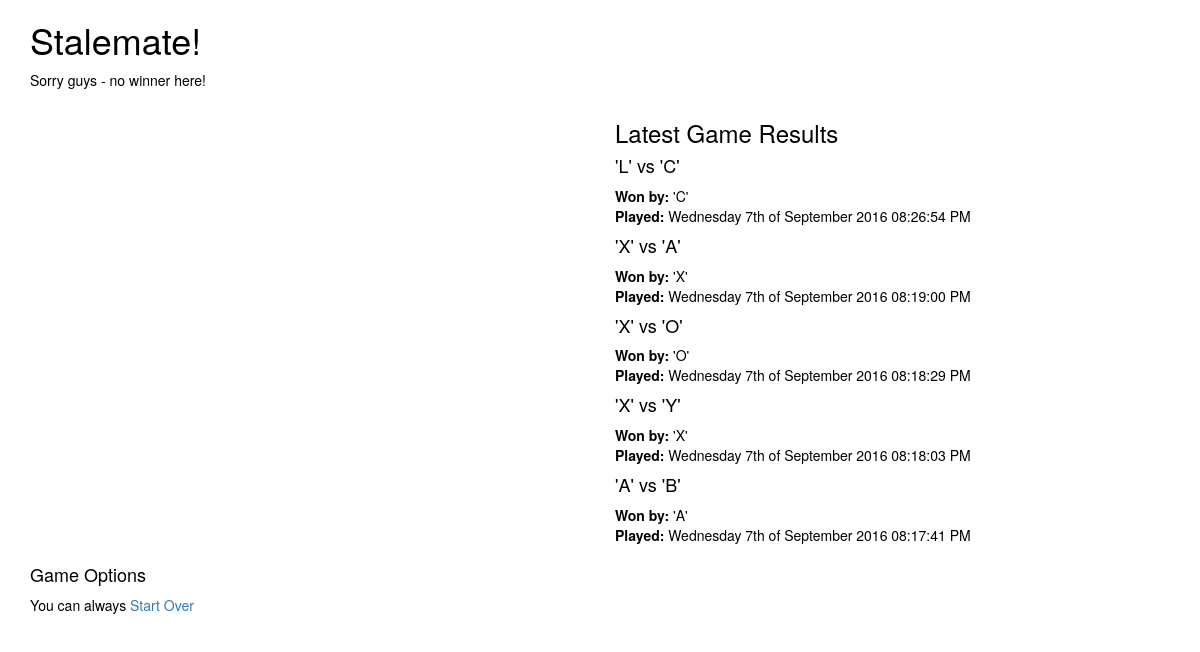
The page /index.php/game/playGame on the database its author committed.
### tables this page shows
CREATE TABLE `summary` (
  `id` int(11) NOT NULL,
  `date_game` int(11) NOT NULL,
  `p1_name` varchar(50) NOT NULL,
  `p2_name` varchar(50) NOT NULL,
  `winner_name` varchar(50) NOT NULL
);

### application/controllers/Game.php (called while the page is built, shortened)
<?php
class Game extends CI_Controller {
		private $X = "X";
		private $O = "O";
        public function __construct()
        {
                $this->load->model('game_model');
                $this->load->model('summary_model');
                $this->load->helper('url_helper');
                $this->load->library('session');
        }
        public function playGame() {
        	$this->sharedGameStuff();
        }
        private function sharedGameStuff() {
        	if($this->session->avail < 1) {
        		$currentTurn = $this->session->turn;
        		$this->checkForWinner($currentTurn);
        	}
        }
        private function stalemate($turn) {
        	$this->session->avail = 0;
        	$data['title'] = 'Tic Tac Toe';
        	$data['player1'] = $this->session->player1;
        	$data['player2'] = $this->session->player2;
        	$data['turn'] = $this->session->turn;
        	$data['grid'] = $this->session->grid;
        	$data['summary'] = $this->summary_model->get_summary();
        	$this->load->view('templates/header', $data);
        	$this->load->view('game/stalemate');
        	$this->load->view('templates/footer');
        }
        private function checkForWinner($currentTurn) {
        	$grid = $this->session->grid;
        	$isSuccessForX = $this->game_model->checkSuccess($grid, $this->X);
        	$isSuccessForO = $this->game_model->checkSuccess($grid, $this->O);
        	$currentTurn = $this->session->turn;
        	if($isSuccessForX > 0 || $isSuccessForO > 0) {
        		$this->saveGameHistory($isSuccessForX, $isSuccessForO);
        		$this->winner($currentTurn);
        	}
        	else {
        		$this->stalemate($currentTurn);
        	}
        }
        private function saveGameHistory($forX, $forO) {
        	if($this->session->finished == 0) {
        		$winner = "Game Drawn";
        		$player1 = $this->session->player1;
        		$player2 = $this->session->player2;
        		$this->summary_model->set_summary($player1, $player2, $winner);
        		$this->session->finished = 1;
        	}
        }
}

### index.php (called while the page is built, shortened)
<?php
require_once BASEPATH.'core/CodeIgniter.php';

### application/models/Summary_model.php (called while the page is built, shortened)
<?php
class Summary_model extends CI_Model {
        public function get_summary ($slug = FALSE) {
        	$query = $this->db->query("select p1_name, p2_name, winner_name, date_game from summary ORDER by date_game DESC LIMIT 5");
            return $query->result_array();
        }
}
?>

### application/views/game/stalemate.php (the view, shortened to what this page needs)
<div class="row">
    <div class="col-sm-12">
<h1> Stalemate! </h1>
<p>
Sorry guys - no winner here!
</p>
</div>
</div>
<div class="row">
    <div class="col-sm-6">
</div>
    <div class="col-sm-6">
    <h3> Latest Game Results </h3>
<?php foreach ($summary as $summary_item): ?>
        <h4><?php echo $summary_item['p1_name']; ?> vs <?php echo $summary_item['p2_name']; ?></h4>
        <div class="main">
                <strong>Won by:</strong> <?php echo $summary_item['winner_name']; ?>
        </div>
		<p> <strong>Played:</strong> <?php echo date('l jS \of F Y h:i:s A', $summary_item['date_game']);?>
<?php endforeach; ?>
    </div>
</div>
<div class="row">
    <div class="col-sm-12">
<h4> Game Options </h4>
<p>
You can always <a href="/tictactoe/index.php/create/">Start Over</a>
</p>
</div>

### application/views/templates/header.php (shortened to what this page needs)
<!DOCTYPE html>
<html lang="en">
<head>
  <link rel="stylesheet" href="http://maxcdn.bootstrapcdn.com/bootstrap/3.3.7/css/bootstrap.min.css">
  <link rel="stylesheet" href="/tictactoe/css/style.css">
</head>
<body>
<div class="container">

### application/views/templates/footer.php
</div>
        </body>
</html>

### css/style.css (style rules this page uses)
body { background-image:none; color:#000; }

### rows shown on the page
summary: p1_name "'L'", p2_name "'C'", winner_name "'C'", date_game "Wednesday 7th of September 2016 08:26:54 PM"
summary: p1_name "'X'", p2_name "'A'", winner_name "'X'", date_game "Wednesday 7th of September 2016 08:19:00 PM"
summary: p1_name "'X'", p2_name "'O'", winner_name "'O'", date_game "Wednesday 7th of September 2016 08:18:29 PM"
summary: p1_name "'X'", p2_name "'Y'", winner_name "'X'", date_game "Wednesday 7th of September 2016 08:18:03 PM"
summary: p1_name "'A'", p2_name "'B'", winner_name "'A'", date_game "Wednesday 7th of September 2016 08:17:41 PM"
